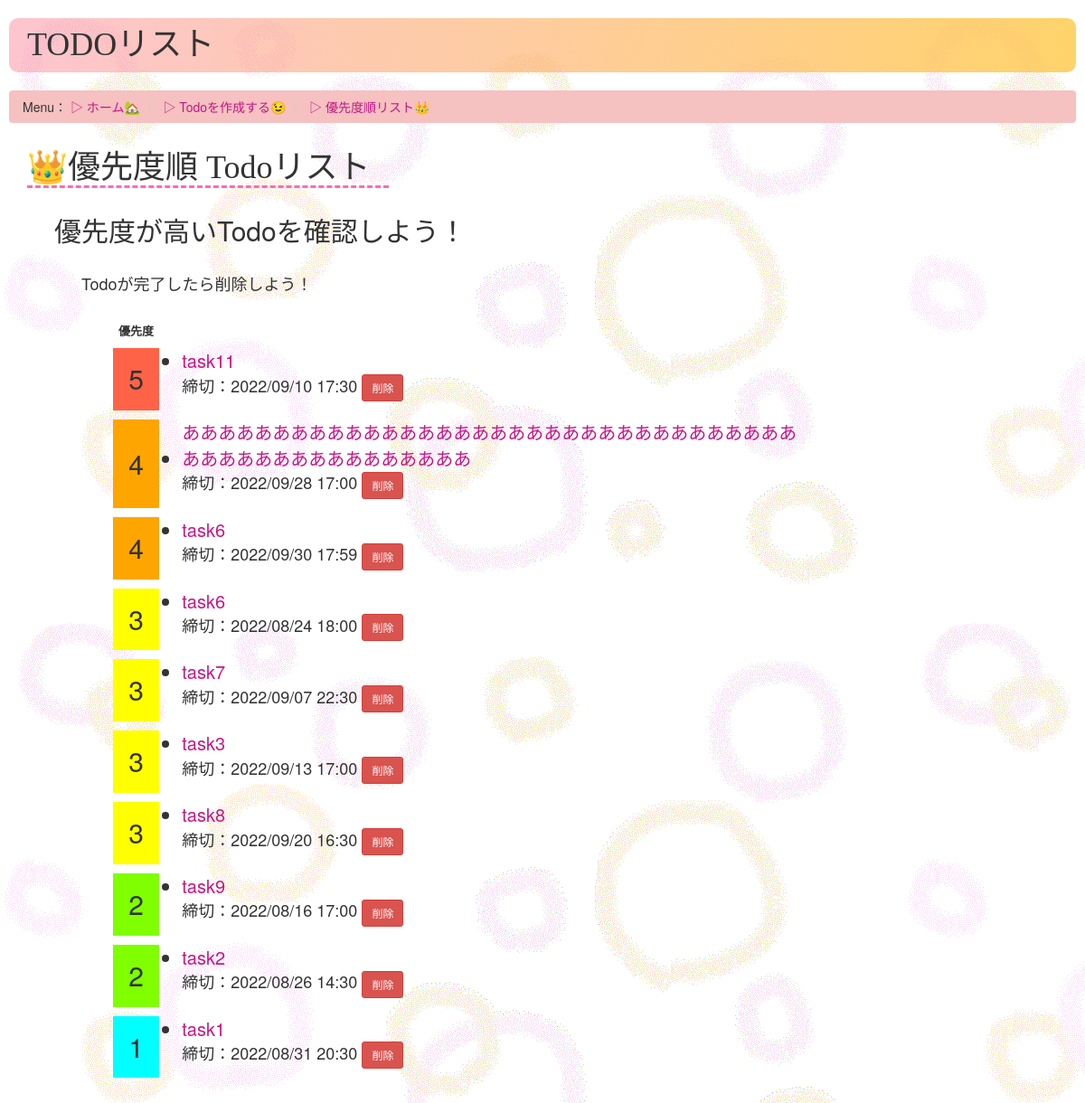
Before: /todos/priolity_list/ with the older database file.
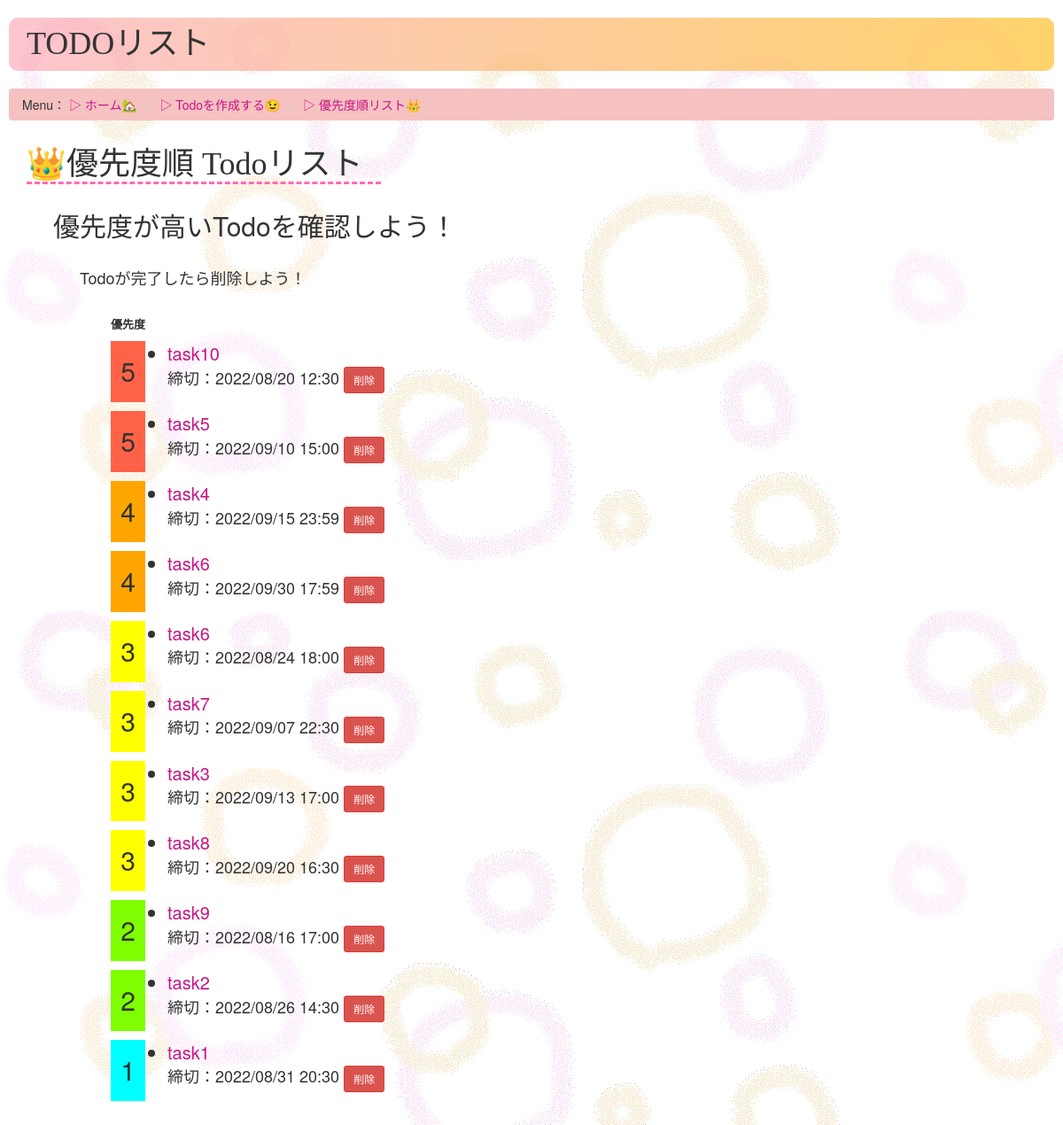
After: the same page with the newer database file.
### todos/models.py (models this page shows, shortened)
class Todo(models.Model):
    name = models.CharField(max_length=50)
    detail = models.CharField(max_length=200)
    deadline = models.DateTimeField('締め切り')
    priolity = models.IntegerField(choices = PRIOLITY_COICES, default = 3)

### todos/views.py (the view)
# urls.py: path('priolity_list/', views.priolityList, name='priolity'),
def priolityList(request):
    priolity5_todo_list = Todo.objects.filter(priolity=5).order_by('deadline')
    priolity4_todo_list = Todo.objects.filter(priolity=4).order_by('deadline')
    priolity3_todo_list = Todo.objects.filter(priolity=3).order_by('deadline')
    priolity2_todo_list = Todo.objects.filter(priolity=2).order_by('deadline')
    priolity1_todo_list = Todo.objects.filter(priolity=1).order_by('deadline')
    priolity_todo_list =list(chain(
        priolity5_todo_list,
        priolity4_todo_list,
        priolity3_todo_list,
        priolity2_todo_list,
        priolity1_todo_list
    ))
    template = loader.get_template('todos/priolity_list.html')
    context = {
        'priolity_todo_list': priolity_todo_list,
    }
    return HttpResponse(template.render(context, request))

### todos/templates/todos/priolity_list.html (shortened to what this page needs)
<!DOCTYPE html>
<html lang="ja">
<head>
    {% load static %}
    <link rel="stylesheet" href="https://maxcdn.bootstrapcdn.com/bootstrap/3.3.7/css/bootstrap.min.css">
    <link rel="stylesheet" type="text/css" href="{% static 'todos/style.css' %}">
</head>
<body>
    <h1 class="title">TODOリスト</h1>
    <ul class="breadcrumb">
        Menu：
        <li><a href="{% url 'todos:index'%}">▷ ホーム🏡</a></li>
        <li><a href="{% url 'todos:create'%}"> ▷ Todoを作成する😉</a></li>
        <li><a href="{% url 'todos:priolity'%}"> ▷ 優先度順リスト👑</a></li>
    </ul>
    <div class="margin_base">
        <h1 class="menu">👑優先度順 Todoリスト</h1>
        <div class="margin_base">
            <h2>優先度が高いTodoを確認しよう！</h2>
            <p class="sentence margin_base">Todoが完了したら削除しよう！</p>
            {% if priolity_todo_list == false %}
            <p class="attention"> 作成されたTodoがありません。<br>新しいTodoを作成しましょう！ </p>
            {% else %}
            <ul>
                <table class="priolity_list">
                    <tr>
                        <th>優先度</th>
                        <th></th>
                    </tr>
                    {% for todo in priolity_todo_list %}
                    <tr>
                        {% if todo.priolity == 5 %}
                        <td align="center" bgcolor="tomato" class="number">{{ todo.priolity }}</td>
                        {% elif todo.priolity == 4 %}
                        <td align="center" bgcolor="orange" class="number">{{ todo.priolity }}</td>
                        {% elif todo.priolity == 3 %}
                        <td align="center" bgcolor="yellow" class="number">{{ todo.priolity }}</td>
                        {% elif todo.priolity == 2 %}
                        <td align="center" bgcolor="chartreuse" class="number">{{ todo.priolity }}</td>
                        {% else %}
                        <td align="center" bgcolor="cyan" class="number">{{ todo.priolity }}</td>
                        {% endif %}
                        <td>
                            <li class="priolity"><a href="{% url 'todos:detail' todo.id %}" data-toggle="tooltip"
                                    data-placement="bottom" title="Todoの内容・詳細へ" style="display: inline-block;">
                                    {{ todo.name }}</a>
                            </li>
                            <form action="{% url 'todos:delete_alert' todo.id %}" method="post">
                                <p class="sentence">締切：{{ todo.deadline | date:'Y/m/d H:i' }}&nbsp;<input type="submit"
                                        class="btn btn-danger btn-sm" value="削除" data-placement="bottom"
                                        title="Todoを削除する"></p>
                            </form>
                        </td>
                    </tr>
                    {% endfor %}
                </table>
            </ul>
            {% endif %}
        </div>
    </div>
</body>
</html>

### todos/static/todos/style.css (style rules this page uses)
body { background: white url("images/maruhuwa.gif"); }
.title { margin: 20px 10px 20px 10px; padding: 1rem 2rem; border-radius: 10px; background-image: linear-gradient(left, rgba(250, 140, 160, 0.5) 0%, rgba(255, 200, 70, 0.8) 100%); background-image: linear-gradient(to right, rgba(250, 140, 160, 0.5) 0%, rgba(255, 200, 70, 0.8) 100%); font-family: cursive; }
.menu { font-family: "メイリオ"; border-bottom: 3px dashed hotpink; width: 400px; }
a:link { color: mediumvioletred; }
.breadcrumb { margin: 10px 10px 10px 10px; background-color: rgb(246, 193, 193); }
.margin_base { margin: 30px 0px 20px 30px; }
.nearest, .priolity { font-size: 20px; width: 70%; }
.sentence { font-size: large; }
.priolity_list { border-collapse: separate; border-spacing: 25px 10px; }
th { font-size: 13px; height: 12px; text-align: center; }
.number { font-size: 30px; width: 5%; }

Changed rows visible on the page:
removed Todo: priolity "5", name "task11", deadline "2022/09/10 17:30"
removed Todo: priolity "4", name "ああああああああああああああああああああああああああああああああああああああああああああああああああ", deadline "2022/09/28 17:00"
added Todo: priolity "5", name "task10", deadline "2022/08/20 12:30"
added Todo: priolity "5", name "task5", deadline "2022/09/10 15:00"
added Todo: priolity "4", name "task4", deadline "2022/09/15 23:59"
